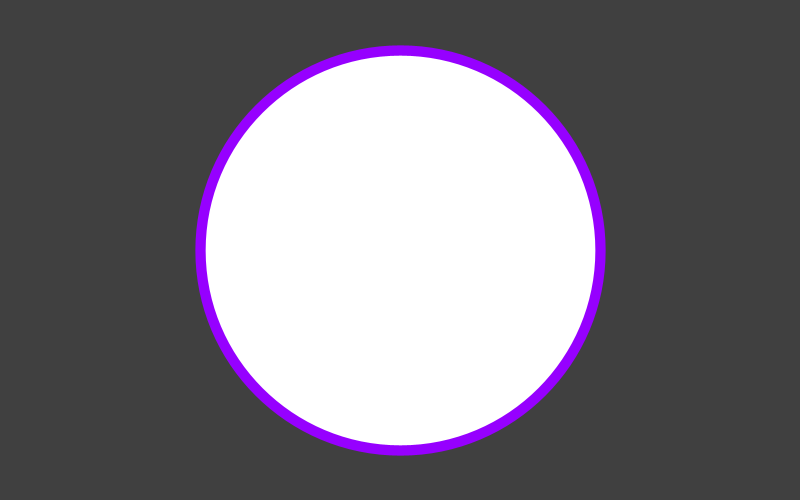
Frame 1 (no input)
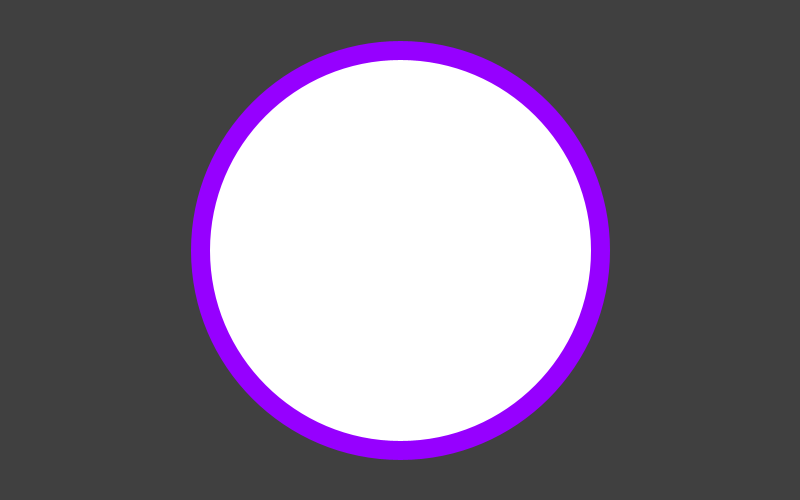
Frame 60 (the mouse pressed at the canvas centre just before this capture)
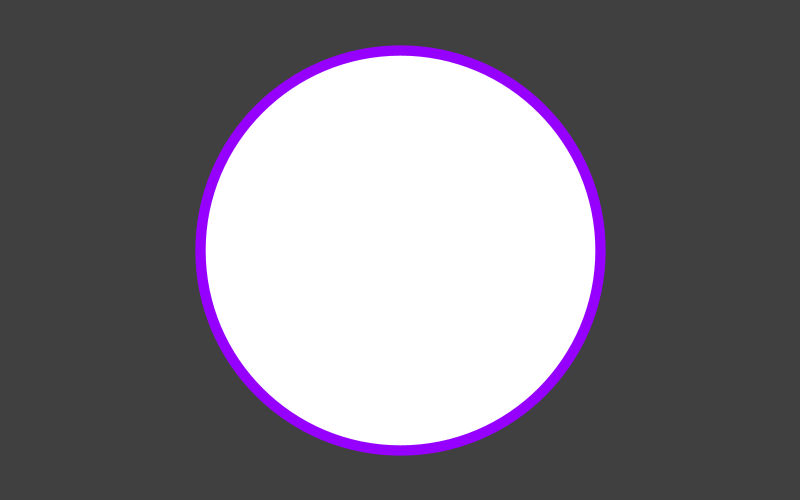
Frame 120 (the mouse held since frame 60 and released just before this capture)

The Processing sketch that drew these frames (run headless with seeded random() and noise(); from frame 60 on, the mouse is pressed at the canvas centre):

// Processing sketch: WaveDemo
// ── WaveDemo.pde


void setup(){
  size(800, 500);
  stroke(150, 0, 255);
}

void draw(){
  background(64);
  
  float time = millis()/1000.0;
  
  // -1 to 1 (2)
  // 2 to 20 (18)
  
  float t = sin(time * 20) * 9 + 11;
  
  strokeWeight(t);
  
  ellipse(width/2, height/2, 400, 400);
  
}
